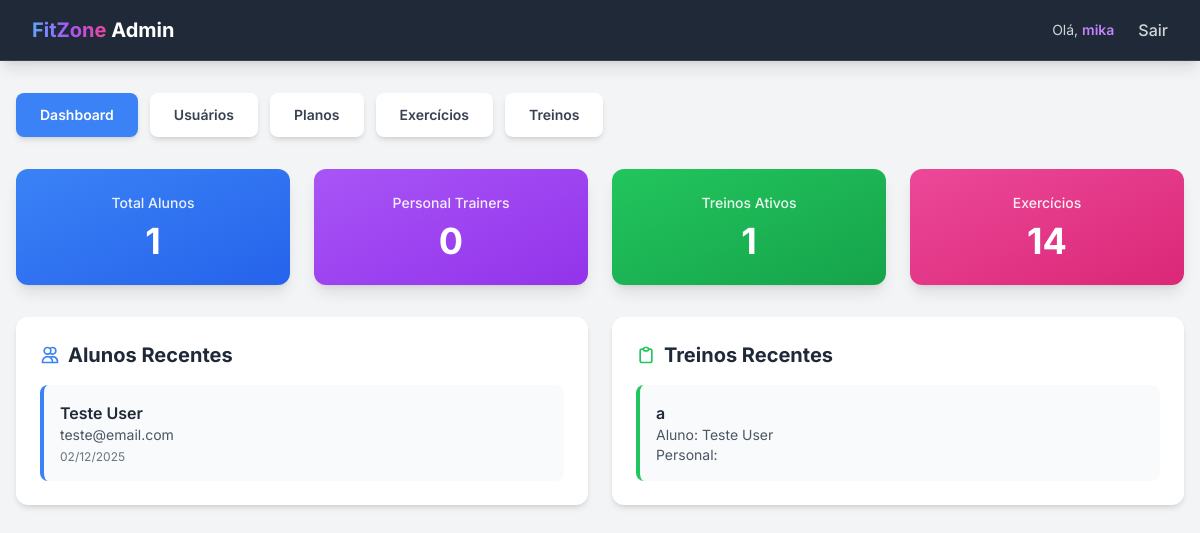
The app's page /app/admin/index.php (signed in), older data.
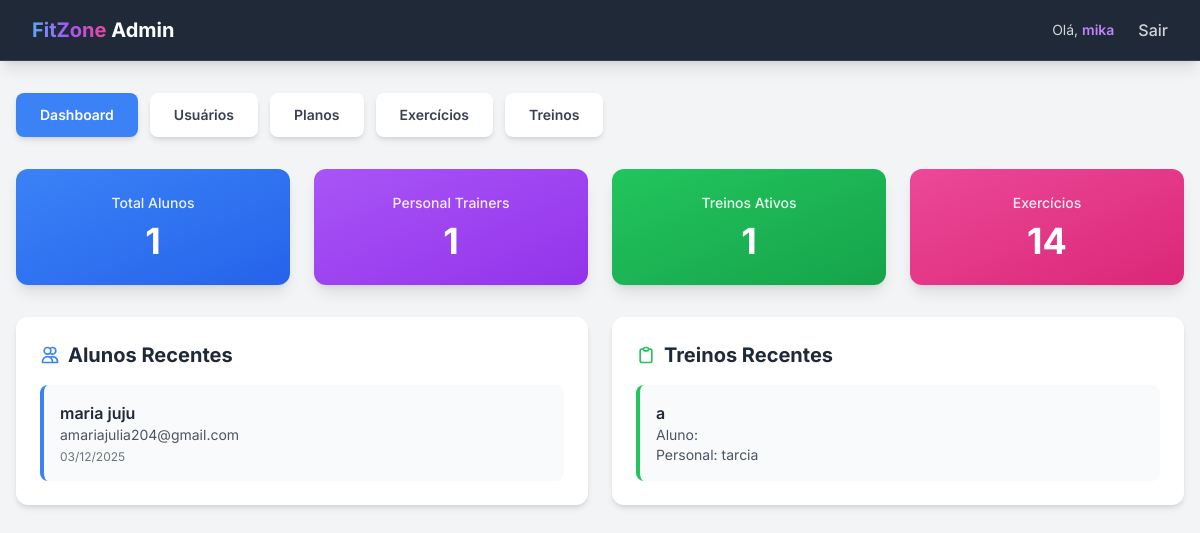
The same page, newer data.
### tables this page shows
CREATE TABLE alunos (
    id INTEGER PRIMARY KEY AUTOINCREMENT,
    nome TEXT NOT NULL,
    email TEXT NOT NULL UNIQUE,
    senha TEXT NOT NULL,
    altura REAL,
    peso REAL,
    plano_id INTEGER DEFAULT 1,
    personal_id INTEGER,
    created_at TEXT DEFAULT CURRENT_TIMESTAMP,
    FOREIGN KEY (plano_id) REFERENCES planos(id),
    FOREIGN KEY (personal_id) REFERENCES personais(id) ON DELETE SET NULL
);

CREATE TABLE treinos (
    id INTEGER PRIMARY KEY AUTOINCREMENT,
    aluno_id INTEGER NOT NULL,
    personal_id INTEGER NOT NULL,
    nome TEXT NOT NULL,
    descricao TEXT,
    ativo INTEGER DEFAULT 1,
    created_at TEXT DEFAULT CURRENT_TIMESTAMP,
    FOREIGN KEY (aluno_id) REFERENCES alunos(id) ON DELETE CASCADE,
    FOREIGN KEY (personal_id) REFERENCES personais(id) ON DELETE CASCADE
);

CREATE TABLE personais (
    id INTEGER PRIMARY KEY AUTOINCREMENT,
    nome TEXT NOT NULL,
    email TEXT NOT NULL UNIQUE,
    senha TEXT NOT NULL,
    especialidade TEXT,
    created_at TEXT DEFAULT CURRENT_TIMESTAMP
);

### app/db.php (called while the page is built, shortened)
<?php
class BancoDeDados {
    private $pdo;
    public function __construct() {
        $dbPath = __DIR__ . '/../data/fitzone.db';
        $dbDir = dirname($dbPath);
        $dbExists = file_exists($dbPath);
        $dsn = "sqlite:{$dbPath}";
        $this->pdo = new \PDO($dsn, null, null, [
            \PDO::ATTR_ERRMODE => \PDO::ERRMODE_EXCEPTION,
            \PDO::ATTR_DEFAULT_FETCH_MODE => \PDO::FETCH_ASSOC,
        ]);
    }
    public function ler($tabela) {
        $stmt = $this->pdo->query("SELECT * FROM `{$tabela}`");
        return $stmt->fetchAll();
    }
    public function consultar($sql, $params = []) {
        $stmt = $this->pdo->prepare($sql);
        $stmt->execute();
        return $stmt->fetchAll();
    }
}

### app/admin/index.php (the view, shortened to what this page needs)
<?php
require_once __DIR__ . '/../db.php';
$db = new BancoDeDados();
$totalAlunos = count($db->ler('alunos'));
$totalPersonais = count($db->ler('personais'));
$totalTreinos = count($db->ler('treinos'));
$totalExercicios = count($db->ler('exercicios'));
$alunosRecentes = $db->consultar('SELECT * FROM alunos ORDER BY created_at DESC LIMIT 5');
$treinosRecentes = $db->consultar('
    SELECT t.*, a.nome as aluno_nome, p.nome as personal_nome
    FROM treinos t
    LEFT JOIN alunos a ON t.aluno_id = a.id
    LEFT JOIN personais p ON t.personal_id = p.id
    ORDER BY t.created_at DESC LIMIT 5
');
?>
<!DOCTYPE html>
<html lang="pt-br">
<head>
    <script src="https://cdn.tailwindcss.com"></script>
</head>
<body class="bg-gray-100 min-h-screen">
    <nav class="bg-gray-800 text-white px-8 py-4 shadow-lg border-b border-white/10">
        <div class="max-w-7xl mx-auto flex items-center justify-between">
            <div>
                <a href="../index.php" class="text-xl font-bold hover:text-blue-400 transition-colors">
                    <span class="bg-gradient-to-r from-blue-400 via-purple-500 to-pink-500 bg-clip-text text-transparent">FitZone</span> Admin
                </a>
            </div>
            <div class="flex items-center gap-6">
                <span class="text-gray-300 text-sm">Olá, <span class="text-purple-400 font-semibold"><?= htmlspecialchars($_SESSION['usuario_nome'] ?? 'Admin') ?></span></span>
                <a href="../logout.php" class="text-gray-300 hover:text-white transition-colors font-medium">Sair</a>
            </div>
        </div>
    </nav>
    <div class="max-w-7xl mx-auto px-4 py-8">
        <div class="flex flex-wrap gap-3 mb-8">
            <button onclick="switchTab('dashboard')" class="tab-btn px-6 py-3 bg-blue-500 text-white rounded-lg font-semibold text-sm hover:bg-blue-600 transition-colors duration-200 shadow-md" data-tab="dashboard">
                Dashboard
            </button>
            <button onclick="switchTab('usuarios')" class="tab-btn px-6 py-3 bg-white text-gray-700 rounded-lg font-semibold text-sm hover:bg-gray-50 transition-colors duration-200 shadow-md" data-tab="usuarios">
                Usuários
            </button>
            <button onclick="switchTab('planos')" class="tab-btn px-6 py-3 bg-white text-gray-700 rounded-lg font-semibold text-sm hover:bg-gray-50 transition-colors duration-200 shadow-md" data-tab="planos">
                Planos
            </button>
            <button onclick="switchTab('exercicios')" class="tab-btn px-6 py-3 bg-white text-gray-700 rounded-lg font-semibold text-sm hover:bg-gray-50 transition-colors duration-200 shadow-md" data-tab="exercicios">
                Exercícios
            </button>
            <button onclick="switchTab('treinos')" class="tab-btn px-6 py-3 bg-white text-gray-700 rounded-lg font-semibold text-sm hover:bg-gray-50 transition-colors duration-200 shadow-md" data-tab="treinos">
                Treinos
            </button>
        </div>
        <div id="tab-dashboard" class="tab-content active">
            <div class="grid md:grid-cols-2 lg:grid-cols-4 gap-6 mb-8">
                <div class="bg-gradient-to-br from-blue-500 to-blue-600 text-white p-6 rounded-xl shadow-lg text-center">
                    <h3 class="text-sm font-medium mb-2 opacity-90">Total Alunos</h3>
                    <p class="text-4xl font-bold"><?= $totalAlunos ?></p>
                </div>
                <div class="bg-gradient-to-br from-purple-500 to-purple-600 text-white p-6 rounded-xl shadow-lg text-center">
                    <h3 class="text-sm font-medium mb-2 opacity-90">Personal Trainers</h3>
                    <p class="text-4xl font-bold"><?= $totalPersonais ?></p>
                </div>
                <div class="bg-gradient-to-br from-green-500 to-green-600 text-white p-6 rounded-xl shadow-lg text-center">
                    <h3 class="text-sm font-medium mb-2 opacity-90">Treinos Ativos</h3>
                    <p class="text-4xl font-bold"><?= $totalTreinos ?></p>
                </div>
                <div class="bg-gradient-to-br from-pink-500 to-pink-600 text-white p-6 rounded-xl shadow-lg text-center">
                    <h3 class="text-sm font-medium mb-2 opacity-90">Exercícios</h3>
                    <p class="text-4xl font-bold"><?= $totalExercicios ?></p>
                </div>
            </div>
            <div class="grid md:grid-cols-2 gap-6">
                <div class="bg-white rounded-xl shadow-md p-6">
                    <h3 class="text-xl font-bold text-gray-800 mb-4 flex items-center gap-2">
                        <svg class="w-5 h-5 text-blue-500" fill="none" stroke="currentColor" viewBox="0 0 24 24">
                            <path stroke-linecap="round" stroke-linejoin="round" stroke-width="2" d="M12 4.354a4 4 0 110 5.292M15 21H3v-1a6 6 0 0112 0v1zm0 0h6v-1a6 6 0 00-9-5.197M13 7a4 4 0 11-8 0 4 4 0 018 0z"></path>
                        </svg>
                        Alunos Recentes
                    </h3>
                    <div class="space-y-3">
                        <?php foreach ($alunosRecentes as $aluno): ?>
                        <div class="bg-gray-50 p-4 rounded-lg border-l-4 border-blue-500">
                            <p class="font-semibold text-gray-800"><?= htmlspecialchars($aluno['nome']) ?></p>
                            <p class="text-sm text-gray-600"><?= htmlspecialchars($aluno['email']) ?></p>
                            <p class="text-xs text-gray-500 mt-1"><?= date('d/m/Y', strtotime($aluno['created_at'])) ?></p>
                        </div>
                        <?php endforeach; ?>
                    </div>
                </div>
                <div class="bg-white rounded-xl shadow-md p-6">
                    <h3 class="text-xl font-bold text-gray-800 mb-4 flex items-center gap-2">
                        <svg class="w-5 h-5 text-green-500" fill="none" stroke="currentColor" viewBox="0 0 24 24">
                            <path stroke-linecap="round" stroke-linejoin="round" stroke-width="2" d="M9 5H7a2 2 0 00-2 2v12a2 2 0 002 2h10a2 2 0 002-2V7a2 2 0 00-2-2h-2M9 5a2 2 0 002 2h2a2 2 0 002-2M9 5a2 2 0 012-2h2a2 2 0 012 2"></path>
                        </svg>
                        Treinos Recentes
                    </h3>
                    <div class="space-y-3">
                        <?php foreach ($treinosRecentes as $treino): ?>
                        <div class="bg-gray-50 p-4 rounded-lg border-l-4 border-green-500">
                            <p class="font-semibold text-gray-800"><?= htmlspecialchars($treino['nome']) ?></p>
                            <p class="text-sm text-gray-600">Aluno: <?= htmlspecialchars($treino['aluno_nome']) ?></p>
                            <p class="text-sm text-gray-600">Personal: <?= htmlspecialchars($treino['personal_nome']) ?></p>
                        </div>
                        <?php endforeach; ?>
                    </div>
                </div>
            </div>
        </div>
    </div>
</body>
</html>

### app/admin/index.php (style rules this page uses)
body { font-family: 'Inter', sans-serif; }
.tab-content { display: none; }
.tab-content.active { display: block; }

Row changes from the older to the newer data that the page shows:
removed alunos: nome "Teste User", email "teste@email.com", created_at "02/12/2025"
added alunos: nome "maria juju", email "amariajulia204@gmail.com", created_at "03/12/2025"
shown differently, row unchanged: treinos: personal.nome (not shown) → "tarcia"; aluno.nome "Teste User" → (not shown)
Text that changed along with them:
$totalPersonais: "0" → "1"
